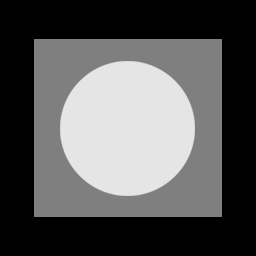
#> input picture Add_noise/test.tif, 256 x 256 px
$ python add_noise.py
#> lines starting #> are read from the running program, lines starting #| are printed output that depends on the picture
import cv2
import numpy as np
import matplotlib.pyplot as plt

img = cv2.imread('test.tif', 0)
#> img is the input picture: shape (256, 256); min 0, max 229, mean 87.1
m, n = img.shape[:2]
#> m = 256; n = 256

#Gaussian noise
mean = 10
var = 20
gaussian = np.random.normal(loc=mean, scale=var, size=(m, n))
Gaussian_noise_img = gaussian + img
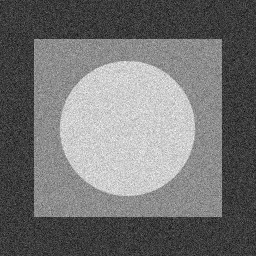
#> Gaussian_noise_img: shape (256, 256) float64; min -83.2, max 315.1, mean 97; drawn with min black and max white

#Rayleigh noise
var = 10
rayliegh = np.random.rayleigh(scale=var, size=(m, n))
Rayleigh_noise_img = img + rayliegh
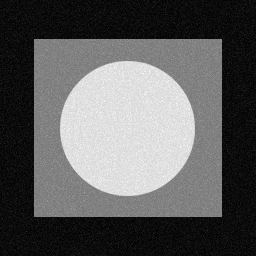
#> Rayleigh_noise_img: shape (256, 256) float64; min 0.0257, max 274.2, mean 99.7; drawn with min black and max white

#Gamma noise
K = 2.0
var = 20
gamma = np.random.gamma(shape=K, scale=var, size=(m, n))
Gamma_noise_img = img + gamma
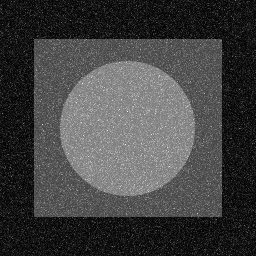
#> Gamma_noise_img: shape (256, 256) float64; min 0.101, max 487.9, mean 127.2; drawn with min black and max white

#Exponential noise
var = 20
exponential = np.random.exponential(scale=var, size=(m, n))
Exponential_noise_img = img + exponential
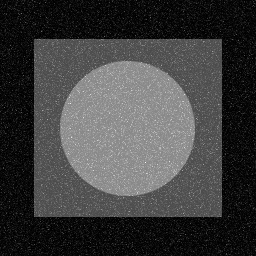
#> Exponential_noise_img: shape (256, 256) float64; min 0.000702, max 432.6, mean 107; drawn with min black and max white

#Uniform
a, b = 10, 100
uniform = np.random.uniform(low=a, high=b, size=(m, n))
Uniform_noise_img = img + uniform
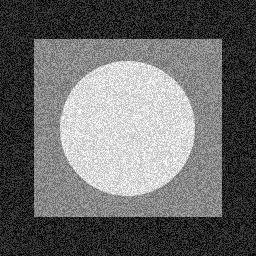
#> Uniform_noise_img: shape (256, 256) float64; min 10.01, max 329, mean 142; drawn with min black and max white

#Pepper - Salt noise
rate = 0.05
num_black = int(m*n*rate)
#> num_black = 3276
num_white = int(m*n*rate)
#> num_white = 3276

m_black = np.random.randint(0, m, num_black)
n_black = np.random.randint(0, n, num_black)
m_white = np.random.randint(0, m, num_white)
n_white = np.random.randint(0, n, num_white)

PS_noise = np.copy(img)
PS_noise[m_black, n_black] = 0
PS_noise[m_white, n_white] = 255
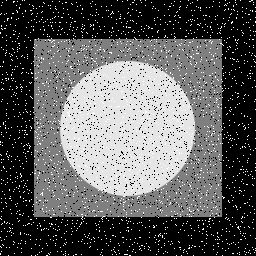
#> PS_noise: shape (256, 256); min 0, max 255, mean 91.3

#Fig1
fig1 = plt.figure(figsize=(16, 9))
(ax1, ax2), (ax3, ax4) = fig1.subplots(2, 2)

ax1.imshow(img, 'gray')
ax1.set_title('Original')
ax1.axis('off')

ax2.hist(img.flatten(), bins=256)
ax2.set_title('Histogram')

ax3.imshow(Gaussian_noise_img, 'gray')
ax3.set_title('Gaussian noise')
ax3.axis('off')

ax4.hist(Gaussian_noise_img.flatten(), bins=256)
ax4.set_title('Histogram')
plt.show()
#> figure, not shown here; panel 2: tallest bar 32072 high, from x = 0 to 0.895; panel 4: tallest bar 1096 high, from x = 8.59 to 10.15

#Fig2
fig2 = plt.figure(figsize=(16, 9))
(ax1, ax2), (ax3, ax4) = fig2.subplots(2, 2)

ax1.imshow(img, 'gray')
ax1.set_title('Original')
ax1.axis('off')

ax2.hist(img.flatten(), bins=256)
ax2.set_title('Histogram')

ax3.imshow(Rayleigh_noise_img, 'gray')
ax3.set_title('Rayleigh noise')
ax3.axis('off')

ax4.hist(Rayleigh_noise_img.flatten(), bins=256)
ax4.set_title('Histogram')
plt.show()
#> figure, not shown here; panel 2: tallest bar 32072 high, from x = 0 to 0.895; panel 4: tallest bar 2078 high, from x = 9.66 to 10.74

#Fig3
fig3 = plt.figure(figsize=(16, 9))
(ax1, ax2), (ax3, ax4) = fig3.subplots(2, 2)

ax1.imshow(img, 'gray')
ax1.set_title('Original')
ax1.axis('off')

ax2.hist(img.flatten(), bins=256)
ax2.set_title('Histogram')

ax3.imshow(Gamma_noise_img, 'gray')
ax3.set_title('Gamma noise')
ax3.axis('off')

ax4.hist(Gamma_noise_img.flatten(), bins=256)
ax4.set_title('Histogram')
plt.show()
#> figure, not shown here; panel 2: tallest bar 32072 high, from x = 0 to 0.895; panel 4: tallest bar 1149 high, from x = 17.25 to 19.15

#Fig4
fig4 = plt.figure(figsize=(16, 9))
(ax1, ax2), (ax3, ax4) = fig4.subplots(2, 2)

ax1.imshow(img, 'gray')
ax1.set_title('Original')
ax1.axis('off')

ax2.hist(img.flatten(), bins=256)
ax2.set_title('Histogram')

ax3.imshow(Exponential_noise_img, 'gray')
ax3.set_title('Exponential noise')
ax3.axis('off')

ax4.hist(Exponential_noise_img.flatten(), bins=256)
ax4.set_title('Histogram')
plt.show()
#> figure, not shown here; panel 2: tallest bar 32072 high, from x = 0 to 0.895; panel 4: tallest bar 2629 high, from x = 0.000702 to 1.69

#Fig5
fig5 = plt.figure(figsize=(16, 9))
(ax1, ax2), (ax3, ax4) = fig5.subplots(2, 2)

ax1.imshow(img, 'gray')
ax1.set_title('Original')
ax1.axis('off')

ax2.hist(img.flatten(), bins=256)
ax2.set_title('Histogram')

ax3.imshow(Uniform_noise_img, 'gray')
ax3.set_title('Uniform noise')
ax3.axis('off')

ax4.hist(Uniform_noise_img.flatten(), bins=256)
ax4.set_title('Histogram')
plt.show()
#> figure, not shown here; panel 2: tallest bar 32072 high, from x = 0 to 0.895; panel 4: tallest bar 498 high, from x = 69.82 to 71.06

#Fig6
fig6 = plt.figure(figsize=(16, 9))
(ax1, ax2), (ax3, ax4) = fig6.subplots(2, 2)

ax1.imshow(img, 'gray')
ax1.set_title('Original')
ax1.axis('off')

ax2.hist(img.flatten(), bins=256)
ax2.set_title('Histogram')

ax3.imshow(PS_noise, 'gray')
ax3.set_title('Pepper-Salt noise')
ax3.axis('off')

ax4.hist(PS_noise.flatten(), bins=256)
ax4.set_title('Histogram')
plt.show()
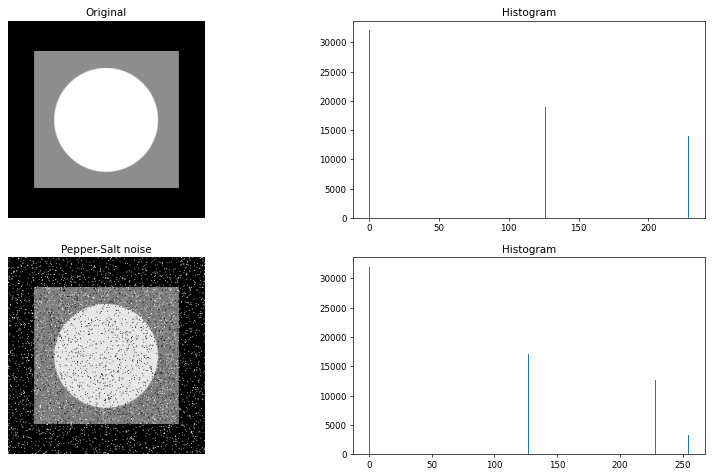
#> figure drawn by matplotlib, 4 panels; panel 2: tallest bar 32072 high, from x = 0 to 0.895; panel 4: tallest bar 32026 high, from x = 0 to 0.996
